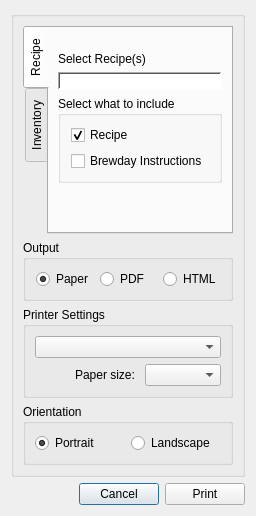
<?xml version="1.0" encoding="UTF-8"?>
<ui version="4.0">
 <class>BtPrintAndPreview</class>
 <widget class="QDialog" name="BtPrintAndPreview">
  <property name="windowTitle">
   <string>Print And Preview</string>
  </property>
  <layout class="QHBoxLayout" name="horizontalLayout">
   <item>
    <layout class="QVBoxLayout" name="verticalLayout_3">
     <item>
      <widget class="QSplitter" name="uiSplitter">
        <widget class="QGroupBox" name="groupBox_Controls">
         <property name="sizePolicy">
          <sizepolicy hsizetype="Preferred" vsizetype="Preferred">
           <horstretch>0</horstretch>
           <verstretch>0</verstretch>
          </sizepolicy>
         </property>
         <layout class="QVBoxLayout" name="verticalLayout_4">
          <item>
           <layout class="QVBoxLayout" name="verticalLayout_6">
            <item>
             <widget class="QTabWidget" name="verticalTabWidget">
              <property name="sizePolicy">
               <sizepolicy hsizetype="Preferred" vsizetype="Expanding">
                <horstretch>0</horstretch>
                <verstretch>0</verstretch>
               </sizepolicy>
              </property>
              <property name="autoFillBackground">
               <bool>false</bool>
              </property>
              <property name="locale">
               <locale language="English" country="UnitedStates"/>
              </property>
              <property name="tabPosition">
               <enum>QTabWidget::West</enum>
              </property>
              <property name="currentIndex">
               <number>0</number>
              </property>
              <widget class="QWidget" name="printAndPreviewTabRecipe">
               <attribute name="title">
                <string>Recipe</string>
               </attribute>
               <layout class="QVBoxLayout" name="verticalLayout_2">
                <item>
                 <layout class="QVBoxLayout" name="verticalLayout">
                  <property name="topMargin">
                   <number>15</number>
                  </property>
                  <item>
                   <widget class="QLabel" name="label_2">
                    <property name="text">
                     <string>Select Recipe(s)</string>
                    </property>
                   </widget>
                  </item>
                  <item>
                   <widget class="QLabel" name="label_CurrentRecipe">
                    <property name="styleSheet">
                     <string notr="true">background-color: rgb(255, 255, 255);</string>
                    </property>
                    <property name="frameShape">
                     <enum>QFrame::WinPanel</enum>
                    </property>
                    <property name="frameShadow">
                     <enum>QFrame::Sunken</enum>
                    </property>
                    <property name="text">
                     <string/>
                    </property>
                   </widget>
                  </item>
                  <item>
                   <widget class="QGroupBox" name="verticalGroupBox_3">
                    <property name="title">
                     <string>Select what to include</string>
                    </property>
                    <layout class="QVBoxLayout" name="verticalLayout_5">
                     <property name="leftMargin">
                      <number>10</number>
                     </property>
                     <item>
                      <widget class="QCheckBox" name="checkBox_Recipe">
                       <property name="text">
                        <string>Recipe</string>
                       </property>
                       <property name="checked">
                        <bool>true</bool>
                       </property>
                      </widget>
                     </item>
                     <item>
                      <widget class="QCheckBox" name="checkBox_BrewdayInstructions">
                       <property name="text">
                        <string>Brewday Instructions</string>
                       </property>
                      </widget>
                     </item>
                    </layout>
                   </widget>
                  </item>
                  <item>
                   <spacer name="verticalSpacer">
                    <property name="orientation">
                     <enum>Qt::Vertical</enum>
                    </property>
                    <property name="sizeHint" stdset="0">
                     <size>
                      <width>20</width>
                      <height>40</height>
                     </size>
                    </property>
                   </spacer>
                  </item>
                 </layout>
                </item>
               </layout>
              </widget>
              <widget class="QWidget" name="printAndPreviewTabInventory">
               <attribute name="title">
                <string>Inventory</string>
               </attribute>
               <layout class="QVBoxLayout" name="verticalLayout_7">
                <item>
                 <layout class="QVBoxLayout" name="verticalLayout_9">
                  <item>
                   <widget class="QCheckBox" name="checkBox_inventoryAll">
                    <property name="text">
                     <string>All</string>
                    </property>
                   </widget>
                  </item>
                  <item>
                   <widget class="QCheckBox" name="checkBox_inventoryFermentables">
                    <property name="text">
                     <string>Fermentables</string>
                    </property>
                   </widget>
                  </item>
                  <item>
                   <widget class="QCheckBox" name="checkBox_inventoryHops">
                    <property name="text">
                     <string>Hops</string>
                    </property>
                   </widget>
                  </item>
                  <item>
                   <widget class="QCheckBox" name="checkBox_inventoryMicellaneous">
                    <property name="text">
                     <string>Miscellaneous</string>
                    </property>
                   </widget>
                  </item>
                  <item>
                   <widget class="QCheckBox" name="checkBox_inventoryYeast">
                    <property name="text">
                     <string>Yeast</string>
                    </property>
                   </widget>
                  </item>
                  <item>
                   <spacer name="verticalSpacer_2">
                    <property name="orientation">
                     <enum>Qt::Vertical</enum>
                    </property>
                    <property name="sizeHint" stdset="0">
                     <size>
                      <width>20</width>
                      <height>40</height>
                     </size>
                    </property>
                   </spacer>
                  </item>
                 </layout>
                </item>
               </layout>
              </widget>
             </widget>
            </item>
            <item>
             <widget class="QGroupBox" name="GroupBox_Output">
              <property name="title">
               <string>Output</string>
              </property>
              <property name="checkable">
               <bool>false</bool>
              </property>
              <layout class="QHBoxLayout" name="horizontalLayout_7">
               <property name="leftMargin">
                <number>10</number>
               </property>
               <item>
                <widget class="QRadioButton" name="radioButton_OutputPaper">
                 <property name="text">
                  <string>Paper</string>
                 </property>
                 <property name="checked">
                  <bool>true</bool>
                 </property>
                 <attribute name="buttonGroup">
                  <string notr="true">buttonGroup</string>
                 </attribute>
                </widget>
               </item>
               <item>
                <widget class="QRadioButton" name="radioButton_OutputPDF">
                 <property name="text">
                  <string>PDF</string>
                 </property>
                 <attribute name="buttonGroup">
                  <string notr="true">buttonGroup</string>
                 </attribute>
                </widget>
               </item>
               <item>
                <widget class="QRadioButton" name="radioButton_OutputHTML">
                 <property name="text">
                  <string>HTML</string>
                 </property>
                 <attribute name="buttonGroup">
                  <string notr="true">buttonGroup</string>
                 </attribute>
                </widget>
               </item>
              </layout>
             </widget>
            </item>
            <item>
             <widget class="QGroupBox" name="groupBox_PrinterSettings">
              <property name="title">
               <string>Printer Settings</string>
              </property>
              <layout class="QVBoxLayout" name="verticalLayout_8">
               <item>
                <widget class="QComboBox" name="comboBox_PrinterSelector">
                 <property name="currentText">
                  <string/>
                 </property>
                </widget>
               </item>
               <item>
                <layout class="QHBoxLayout" name="horizontalLayout_4">
                 <item>
                  <spacer name="horizontalSpacer_2">
                   <property name="orientation">
                    <enum>Qt::Horizontal</enum>
                   </property>
                   <property name="sizeHint" stdset="0">
                    <size>
                     <width>40</width>
                     <height>20</height>
                    </size>
                   </property>
                  </spacer>
                 </item>
                 <item>
                  <widget class="QLabel" name="label">
                   <property name="text">
                    <string>Paper size: </string>
                   </property>
                  </widget>
                 </item>
                 <item>
                  <widget class="QComboBox" name="comboBox_PaperFormatSelector">
                   <property name="sizePolicy">
                    <sizepolicy hsizetype="MinimumExpanding" vsizetype="Fixed">
                     <horstretch>1</horstretch>
                     <verstretch>0</verstretch>
                    </sizepolicy>
                   </property>
                   <property name="toolTip">
                    <string>Select available Printers</string>
                   </property>
                  </widget>
                 </item>
                </layout>
               </item>
              </layout>
             </widget>
            </item>
            <item>
             <widget class="QGroupBox" name="groupBox_Orientation">
              <property name="title">
               <string>Orientation</string>
              </property>
              <layout class="QHBoxLayout" name="horizontalLayout_5">
               <item>
                <widget class="QRadioButton" name="radioButton_Protrait">
                 <property name="text">
                  <string>Portrait</string>
                 </property>
                 <property name="checked">
                  <bool>true</bool>
                 </property>
                 <attribute name="buttonGroup">
                  <string notr="true">buttonGroup_2</string>
                 </attribute>
                </widget>
               </item>
               <item>
                <widget class="QRadioButton" name="radioButton_Landscape">
                 <property name="text">
                  <string>Landscape</string>
                 </property>
                 <attribute name="buttonGroup">
                  <string notr="true">buttonGroup_2</string>
                 </attribute>
                </widget>
               </item>
              </layout>
             </widget>
            </item>
           </layout>
          </item>
         </layout>
        </widget>
        <layout class="QVBoxLayout" name="verticalLayout_PrintPreviewWidget"/>
      </widget>
     </item>
     <item>
      <layout class="QHBoxLayout" name="horizontalLayout_6">
       <item>
        <spacer name="horizontalSpacer">
         <property name="orientation">
          <enum>Qt::Horizontal</enum>
         </property>
         <property name="sizeHint" stdset="0">
          <size>
           <width>40</width>
           <height>20</height>
          </size>
         </property>
        </spacer>
       </item>
       <item>
        <widget class="QPushButton" name="Button_Cancel">
         <property name="text">
          <string>Cancel</string>
         </property>
        </widget>
       </item>
       <item>
        <widget class="QPushButton" name="Button_Print">
         <property name="text">
          <string>Print</string>
         </property>
        </widget>
       </item>
      </layout>
     </item>
    </layout>
   </item>
  </layout>
 </widget>
 <resources>
  <include location="../brewtarget.qrc"/>
 </resources>
 <connections/>
 <buttongroups>
  <buttongroup name="buttonGroup"/>
  <buttongroup name="buttonGroup_2"/>
 </buttongroups>
</ui>
